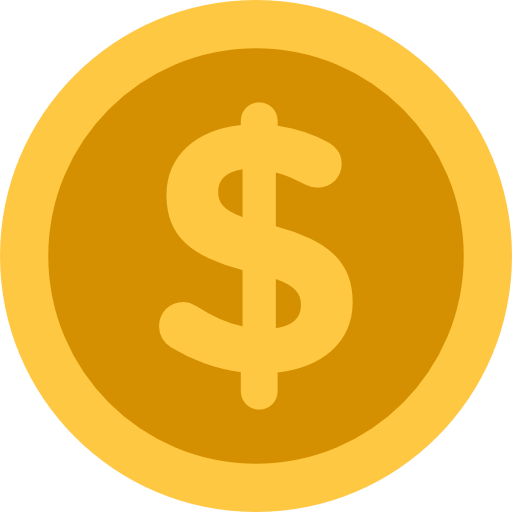
#> input picture asset/coin.png, 512 x 512 px
$ python invert_image.py asset/coin.png
#> lines starting #> are read from the running program, lines starting #| are printed output that depends on the picture
from PIL import Image, ImageChops
import sys

try:
    img_path = sys.argv[1]
    img = Image.open(img_path)
#> img is the input picture: PIL image 512x512 RGBA; mean R, G, B, A 238.1, 189.6, 80.3, 200.3

    # Handle RGBA images by converting to RGB first, then merging alpha back
    if img.mode == 'RGBA':
        r,g,b,a = img.split()
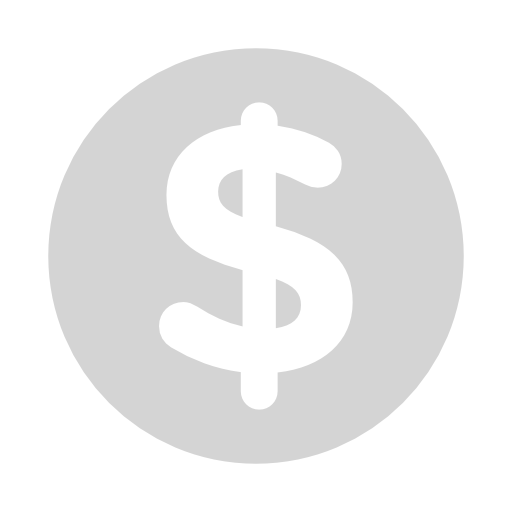
#> r: PIL image 512x512 L; min 212, max 255, mean 238.1
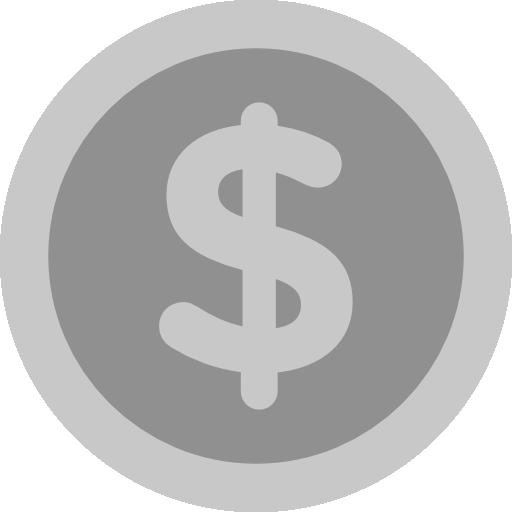
#> g: PIL image 512x512 L; min 144, max 255, mean 189.6
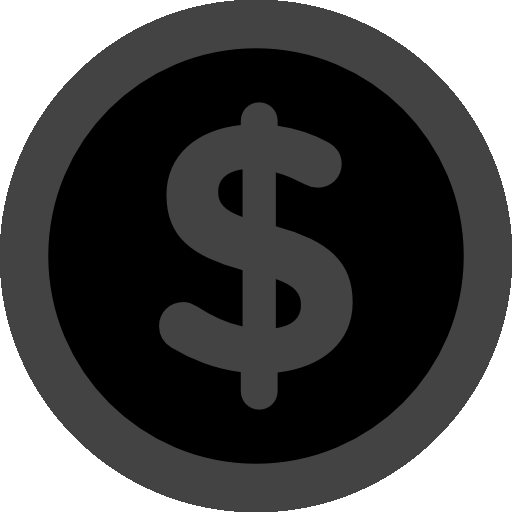
#> b: PIL image 512x512 L; min 0, max 255, mean 80.3
        rgb_image = Image.merge('RGB', (r,g,b))
        inverted_rgb_image = ImageChops.invert(rgb_image)
        r2, g2, b2 = inverted_rgb_image.split()
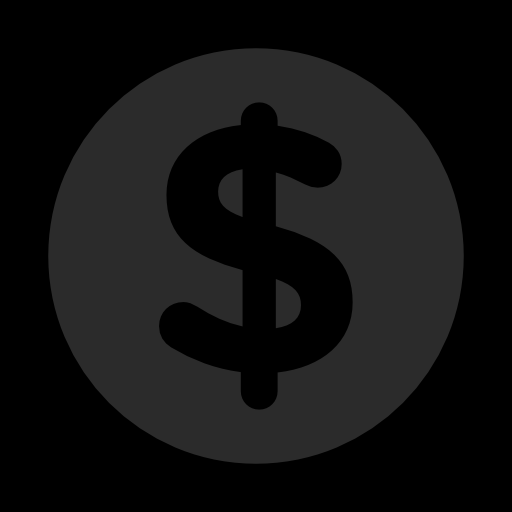
#> r2: PIL image 512x512 L; min 0, max 43, mean 16.9
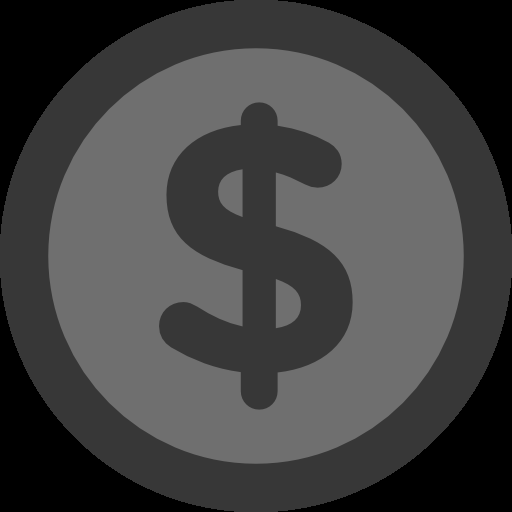
#> g2: PIL image 512x512 L; min 0, max 111, mean 65.4
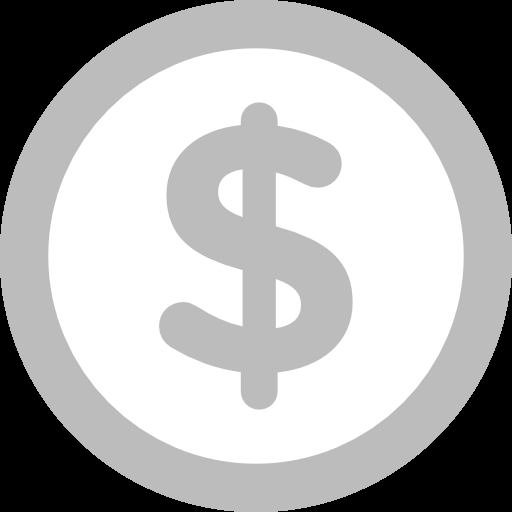
#> b2: PIL image 512x512 L; min 0, max 255, mean 174.7
        final_img = Image.merge('RGBA', (r2, g2, b2, a))
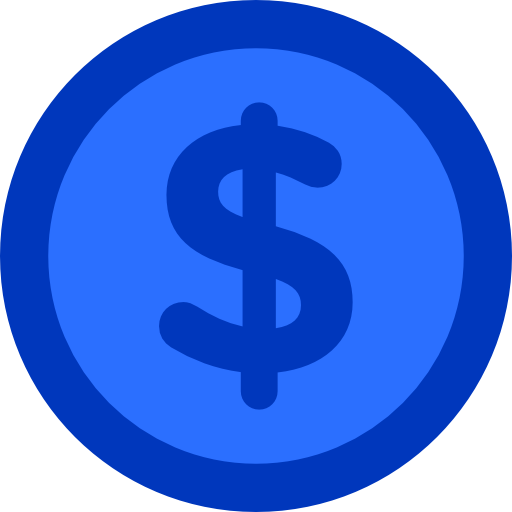
#> final_img: PIL image 512x512 RGBA; mean R, G, B, A 16.9, 65.4, 174.7, 200.3; transparent parts drawn white
    elif img.mode == 'P': # Paletted images
        # Convert to RGBA to handle palette and potential transparency
        img = img.convert("RGBA")
        r,g,b,a = img.split()
        rgb_image = Image.merge('RGB', (r,g,b))
        inverted_rgb_image = ImageChops.invert(rgb_image)
        r2, g2, b2 = inverted_rgb_image.split()
        final_img = Image.merge('RGBA', (r2, g2, b2, a))
    else: # For RGB and other modes that don't have alpha or palette
        final_img = ImageChops.invert(img)

    final_img.save(img_path)
    print(f"Successfully inverted colors of {img_path} and replaced the original file.")

except FileNotFoundError:
    print(f"Error: Image file not found at {img_path}")
except IndexError:
    print("Error: Please provide the image path as a command-line argument.")
    print("Usage: python invert_image.py <path_to_image>")
except Exception as e:
    print(f"An error occurred: {e}")
